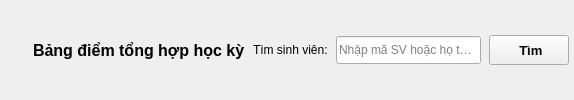
                <widget class="QFrame" name="summaryToolbar">
                 <layout class="QHBoxLayout" name="summaryToolbarLayout" stretch="0,1,0,1,0">
                  <property name="leftMargin">
                   <number>5</number>
                  </property>
                  <property name="topMargin">
                   <number>5</number>
                  </property>
                  <property name="rightMargin">
                   <number>5</number>
                  </property>
                  <property name="bottomMargin">
                   <number>5</number>
                  </property>
                  <property name="spacing">
                   <number>8</number>
                  </property>
                  <item>
                   <widget class="QLabel" name="summaryTitleIcon">
                    <property name="text">
                     <string />
                    </property>
                    <property name="font">
                     <font>
                      <family>Segoe UI</family>
                      <pointsize>9</pointsize>
                      <bold>false</bold>
                     </font>
                    </property>
                    <property name="pixmap">
                     <pixmap>:/icons/chart.svg</pixmap>
                    </property>
                    <property name="scaledContents">
                     <bool>true</bool>
                    </property>
                    <property name="minimumSize">
                     <size>
                      <width>20</width>
                      <height>20</height>
                     </size>
                    </property>
                    <property name="maximumSize">
                     <size>
                      <width>20</width>
                      <height>20</height>
                     </size>
                    </property>
                   </widget>
                  </item>
                  <item>
                   <widget class="QLabel" name="summaryHeading">
                    <property name="text">
                     <string>Bảng điểm tổng hợp học kỳ</string>
                    </property>
                    <property name="font">
                     <font>
                      <family>Segoe UI</family>
                      <pointsize>12</pointsize>
                      <bold>true</bold>
                     </font>
                    </property>
                   </widget>
                  </item>
                  <item>
                   <widget class="QLabel" name="summarySearchCaption">
                    <property name="text">
                     <string>Tìm sinh viên:</string>
                    </property>
                    <property name="font">
                     <font>
                      <family>Segoe UI</family>
                      <pointsize>9</pointsize>
                      <bold>false</bold>
                     </font>
                    </property>
                   </widget>
                  </item>
                  <item>
                   <widget class="QLineEdit" name="summarySearchEdit">
                    <property name="placeholderText">
                     <string>Nhập mã SV hoặc họ tên...</string>
                    </property>
                    <property name="clearButtonEnabled">
                     <bool>true</bool>
                    </property>
                    <property name="minimumSize">
                     <size>
                      <width>145</width>
                      <height>28</height>
                     </size>
                    </property>
                    <property name="maximumSize">
                     <size>
                      <width>270</width>
                      <height>16777215</height>
                     </size>
                    </property>
                   </widget>
                  </item>
                  <item>
                   <widget class="QPushButton" name="summarySearchButton">
                    <property name="text">
                     <string> Tìm</string>
                    </property>
                    <property name="font">
                     <font>
                      <family>Segoe UI</family>
                      <pointsize>10</pointsize>
                      <bold>true</bold>
                     </font>
                    </property>
                    <property name="icon">
                     <iconset resource="resources.qrc">
                      <normaloff>:/icons/search.svg</normaloff>
                     </iconset>
                    </property>
                    <property name="iconSize">
                     <size>
                      <width>18</width>
                      <height>18</height>
                     </size>
                    </property>
                    <property name="minimumSize">
                     <size>
                      <width>0</width>
                      <height>30</height>
                     </size>
                    </property>
                    <property name="cursor">
                     <cursorShape>PointingHandCursor</cursorShape>
                    </property>
                   </widget>
                  </item>
                 </layout>
                </widget>
